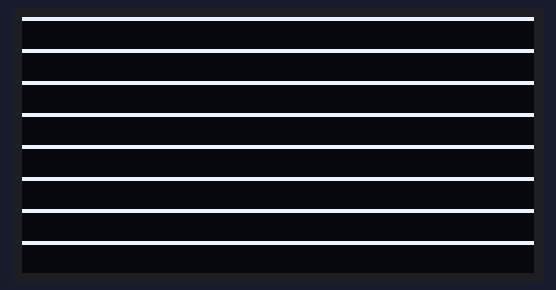
A program run on a simulated Raspberry Pi Pico running MicroPython. Shown: 128×64 one-colour display. At 0.1 s the program stops and its outputs stay as they are.

Above: at 0.1 s.

The program:

09_linhas.py
```python
from machine import Pin, I2C
from ssd1306 import SSD1306_I2C

i2c = I2C(1, scl=Pin(3), sda=Pin(2), freq=400000)
oled = SSD1306_I2C(128, 64, i2c)

oled.fill(0)
for y in range(0, 64, 8):
    oled.hline(0, y, 128, 1)
oled.show()
```
